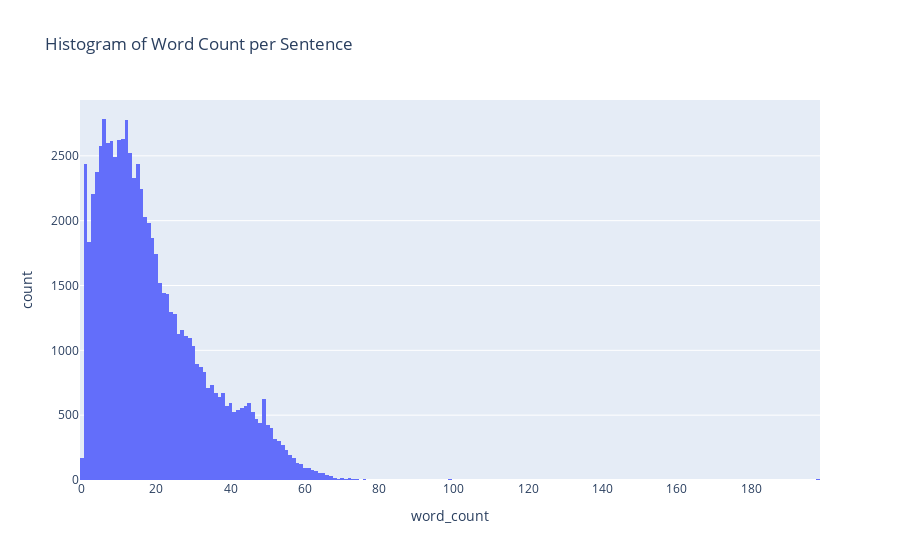

This figure's notebook cell:
### Code cell
# Apply hist. in "word_count"
fig = px.histogram(df, x='word_count', title='Histogram of Word Count per Sentence')
fig.show()

### Figure 1 — Plotly figure (JSON) as saved in the notebook; plotly's stock layout.template omitted (floating-point values rounded to 4 significant figures; data arrays with more than 128 entries replaced by an {"elided": "..."} marker saying what was removed)
{"data": [{"alignmentgroup": "True", "bingroup": "x", "hovertemplate": "word_count=%{x}<br>count=%{y}<extra></extra>", "legendgroup": "", "marker": {"color": "#636efa", "pattern": {"shape": ""}}, "name": "", "offsetgroup": "", "orientation": "v", "showlegend": false, "type": "histogram", "x": {"elided": "74996 int values"}, "xaxis": "x", "yaxis": "y"}], "layout": {"barmode": "relative", "legend": {"tracegroupgap": 0}, "title": {"text": "Histogram of Word Count per Sentence"}, "xaxis": {"anchor": "y", "domain": [0, 1], "title": {"text": "word_count"}}, "yaxis": {"anchor": "x", "domain": [0, 1], "title": {"text": "count"}}}}
